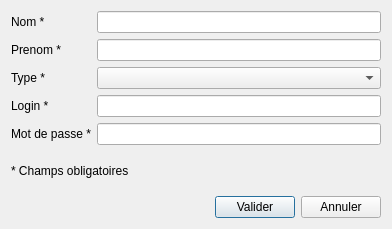
<?xml version="1.0" encoding="UTF-8"?>
<ui version="4.0">
 <class>AddResourceDialog</class>
 <widget class="QDialog" name="AddResourceDialog">
  <property name="geometry">
   <rect>
    <x>0</x>
    <y>0</y>
    <width>392</width>
    <height>229</height>
   </rect>
  </property>
  <property name="sizePolicy">
   <sizepolicy hsizetype="Fixed" vsizetype="Fixed">
    <horstretch>0</horstretch>
    <verstretch>0</verstretch>
   </sizepolicy>
  </property>
  <property name="windowTitle">
   <string>Ajouter Ressource</string>
  </property>
  <layout class="QVBoxLayout" name="verticalLayout">
   <item>
    <layout class="QFormLayout" name="formLayout">
     <item row="0" column="0">
      <widget class="QLabel" name="nameLabel">
       <property name="text">
        <string>Nom *</string>
       </property>
      </widget>
     </item>
     <item row="0" column="1">
      <widget class="QLineEdit" name="nameLineEdit">
       <property name="toolTip">
        <string>Doit commencer pas une majuscule</string>
       </property>
      </widget>
     </item>
     <item row="1" column="0">
      <widget class="QLabel" name="firstNameLabel">
       <property name="text">
        <string>Prenom *</string>
       </property>
      </widget>
     </item>
     <item row="1" column="1">
      <widget class="QLineEdit" name="firstNameLineEdit">
       <property name="toolTip">
        <string>Doit commencer par une majuscule</string>
       </property>
      </widget>
     </item>
     <item row="2" column="0">
      <widget class="QLabel" name="typeLabel">
       <property name="text">
        <string>Type *</string>
       </property>
      </widget>
     </item>
     <item row="2" column="1">
      <widget class="QComboBox" name="typeComboBox"/>
     </item>
     <item row="3" column="0">
      <widget class="QLabel" name="loginLabel">
       <property name="text">
        <string>Login *</string>
       </property>
      </widget>
     </item>
     <item row="3" column="1">
      <widget class="QLineEdit" name="loginLineEdit">
       <property name="toolTip">
        <string>Identifiant sur l'application</string>
       </property>
      </widget>
     </item>
     <item row="4" column="0">
      <widget class="QLabel" name="passwordLabel">
       <property name="text">
        <string>Mot de passe *</string>
       </property>
      </widget>
     </item>
     <item row="4" column="1">
      <widget class="QLineEdit" name="passwordLineEdit">
       <property name="toolTip">
        <string>Mot de passe sur l'application</string>
       </property>
       <property name="echoMode">
        <enum>QLineEdit::Password</enum>
       </property>
      </widget>
     </item>
    </layout>
   </item>
   <item>
    <widget class="QLabel" name="compulsoryInputsLabel">
     <property name="text">
      <string>* Champs obligatoires</string>
     </property>
    </widget>
   </item>
   <item>
    <layout class="QHBoxLayout" name="horizontalLayout">
     <item>
      <spacer name="horizontalSpacer">
       <property name="orientation">
        <enum>Qt::Horizontal</enum>
       </property>
       <property name="sizeHint" stdset="0">
        <size>
         <width>40</width>
         <height>20</height>
        </size>
       </property>
      </spacer>
     </item>
     <item>
      <widget class="QPushButton" name="okButton">
       <property name="toolTip">
        <string>Valider l'ajout de la nouvelle ressource</string>
       </property>
       <property name="text">
        <string>Valider</string>
       </property>
      </widget>
     </item>
     <item>
      <widget class="QPushButton" name="cancelButton">
       <property name="toolTip">
        <string>Annuler l'ajout de la nouvelle ressource</string>
       </property>
       <property name="text">
        <string>Annuler</string>
       </property>
      </widget>
     </item>
    </layout>
   </item>
  </layout>
 </widget>
 <tabstops>
  <tabstop>nameLineEdit</tabstop>
  <tabstop>firstNameLineEdit</tabstop>
  <tabstop>typeComboBox</tabstop>
  <tabstop>loginLineEdit</tabstop>
  <tabstop>passwordLineEdit</tabstop>
  <tabstop>okButton</tabstop>
  <tabstop>cancelButton</tabstop>
 </tabstops>
 <resources/>
 <connections>
  <connection>
   <sender>okButton</sender>
   <signal>clicked()</signal>
   <receiver>AddResourceDialog</receiver>
   <slot>checkBeforeSubmit()</slot>
   <hints>
    <hint type="sourcelabel">
     <x>292</x>
     <y>216</y>
    </hint>
    <hint type="destinationlabel">
     <x>199</x>
     <y>149</y>
    </hint>
   </hints>
  </connection>
  <connection>
   <sender>cancelButton</sender>
   <signal>clicked()</signal>
   <receiver>AddResourceDialog</receiver>
   <slot>reject()</slot>
   <hints>
    <hint type="sourcelabel">
     <x>379</x>
     <y>216</y>
    </hint>
    <hint type="destinationlabel">
     <x>199</x>
     <y>149</y>
    </hint>
   </hints>
  </connection>
 </connections>
 <slots>
  <slot>checkBeforeSubmit()</slot>
 </slots>
</ui>
